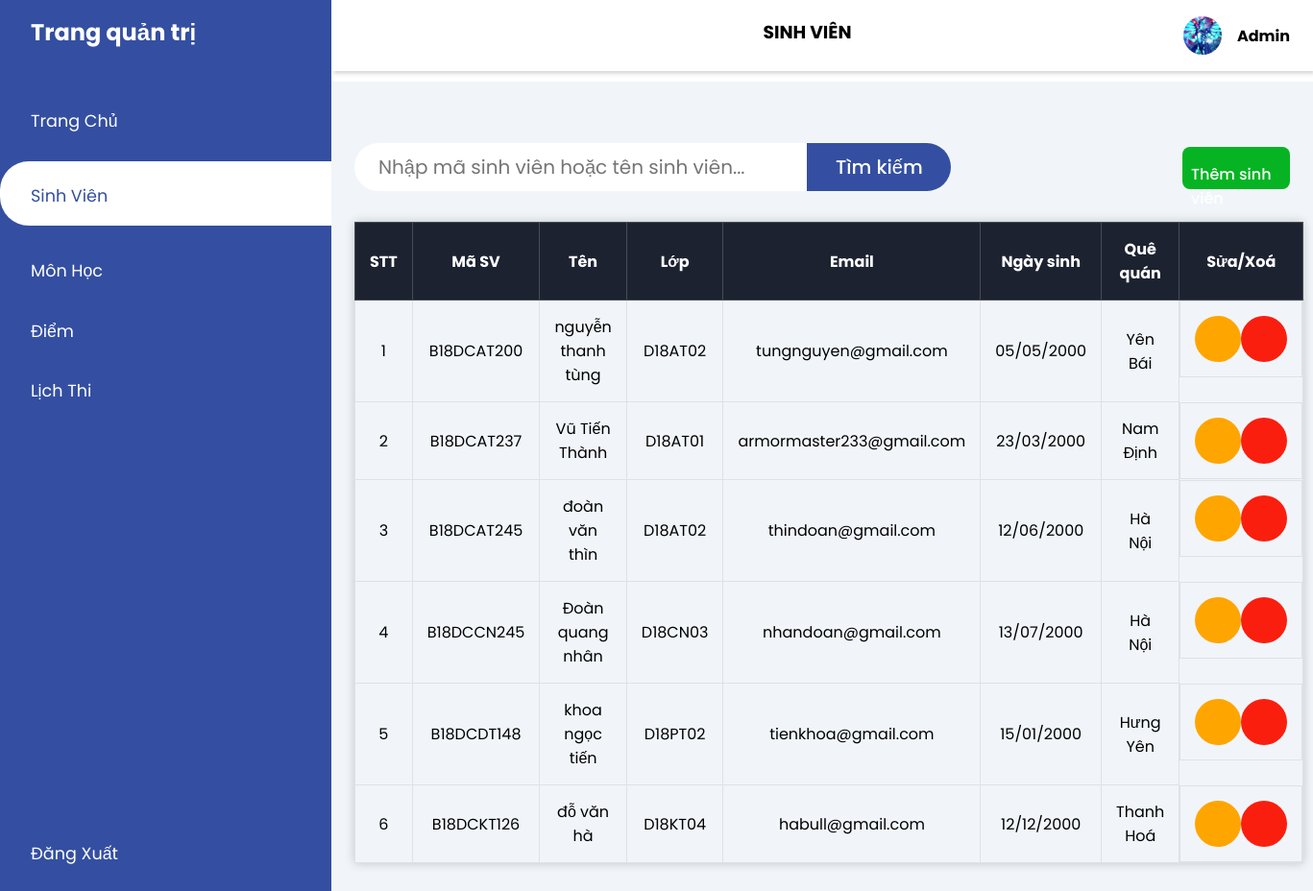
/backend/admin_student/admin_student.php (signed in), run on the app's committed database.
### tables this page shows
CREATE TABLE `student` (
  `studentID` varchar(10) NOT NULL,
  `ten` varchar(150) NOT NULL,
  `lop` varchar(10) NOT NULL,
  `email` varchar(50) NOT NULL,
  `ngaySinh` date NOT NULL,
  `queQuan` varchar(150) NOT NULL,
  `matKhau` varchar(150) NOT NULL
);

### database/dbhelper.php (called while the page is built, shortened)
<?php
function executeResult ($sql) {
    $conn = mysqli_connect(HOST, USERNAME, PASSWORD, DATABASE);
    $resultset = mysqli_query($conn, $sql);
    $list = [];
        while ($row = $resultset->fetch_assoc())
        $list[] = $row;
        return $list;
}

### backend/admin_student/admin_student.php (the view, shortened to what this page needs)
<?php
require_once "/xampp/htdocs/QuanLySinhVien/database/dbhelper.php";
?>
<!DOCTYPE html>
<html lang="en">
<head>
    <link rel="stylesheet" href="https://maxst.icons8.com/vue-static/landings/line-awesome/line-awesome/1.3.0/css/line-awesome.min.css">
    <link rel="stylesheet" href="../assets/css/admin_student.css">
</head>
<body>
    <div class="sidebar">
        <div class="sidebar-brand">
            <h2><i class="lab la-accusoft"></i> <span>Trang quản trị</span></h2>
        </div>
        <div class="sidebar-menu">
            <ul>
                <li>
                    <a href="../admin_home/admin_home.php"><span class="las la-igloo"></span>
                        <span>Trang Chủ</span></a>
                </li>
                <li>
                    <a href="../admin_student/admin_student.php" class="active"><span class="las la-user-circle"></span>
                        <span>Sinh Viên</span></a>
                </li>
                <li>
                    <a href="../admin_subject/admin_subject.php"><span class="las la-book"></span>
                        <span>Môn Học</span></a>
                </li>
                <li>
                    <a href="../admin_mark/admin_mark.php"><span class="las la-graduation-cap"></span>
                        <span>Điểm</span></a>
                </li>
                <li>
                    <a href="../admin_examSchedule/admin_examSchedule.php"><span class="las la-calendar-alt"></span>
                        <span>Lịch Thi</span></a>
                </li>
                <li>
                    <a href="../admin_logout/admin_logout.php"><span class="las la-sign-out-alt"></span>
                        <span>Đăng Xuất</span></a>
                </li>
            </ul>
        </div>
    </div>
    <div class="main-content">
        <header>
            <label for="nav-toggle">
                <span class="las la-bars"></span>
            </label>
            <h3>SINH VIÊN</h3>
            <div class="user-wrapper">
                <img src="../assets/img/admin_page/photon_dragon.png" width="40px" height="40px" alt="">
                <div>
                    <h4>Admin</h4>
                </div>
            </div>
        </header>
        <main>
            <div class="student-search">
                <form action="<?php echo htmlspecialchars($_SERVER["PHP_SELF"]); ?>" method="get">
                    <input type="text" placeholder="Nhập mã sinh viên hoặc tên sinh viên..." name="search" class="timKiem">
                    <input type="submit" value="Tìm kiếm">
                </form>
                <a href="input_student.php" type="submit" name="add-btn" class="add-btn">Thêm sinh viên</a href="">
            </div>
            <div class="student-table">
                <table width="100%">
                    <thead>
                        <tr>
                            <th>STT</th>
                            <th>Mã SV</th>
                            <th>Tên</th>
                            <th>Lớp</th>
                            <th>Email</th>
                            <th>Ngày sinh</th>
                            <th>Quê quán</th>
                            <th>Sửa/Xoá</th>
                        </tr>
                    </thead>
                    <tbody class="danhsach">
                        <?php
                        if (isset($_GET['search']) && $_GET['search'] !== ''){
                            $search = trim($_GET['search']);
                            if (preg_match('/^(0?[1-9]|[12][0-9]|3[01])[\/\-](0?[1-9]|1[012])[\/\-]\d{4}$/', $search)){
                                $search = date_create_from_format("d/m/Y", $search);
                                $search = date_format($search, "Y-m-d");
                            }
                            $sql = "select * from student where studentID like '%{$search}%' or
                                    ten like '%{$search}%' or lop like '%{$search}%' or
                                    email like '%{$search}%' or ngaySinh like '%{$search}%'
                                    or queQuan like '%{$search}%'";
                        }
                        else {
                            $sql =  "select * from student";
                        }
                        $index = 1;
                        $studentList = executeResult($sql);
                        if (count($studentList) !== 0)
                            foreach ($studentList as $std) {
                                $date = date_create ($std["ngaySinh"]);
                                $date = date_format ($date, "d/m/Y");
                                echo "<tr>
                                    <td>".($index++)."</td>
                                    <td>{$std["studentID"]}</td>
                                    <td>{$std["ten"]}</td>
                                    <td>{$std["lop"]}</td>
                                    <td>{$std["email"]}</td>
                                    <td>{$date}</td>
                                    <td>{$std["queQuan"]}</td>
                                    <td>
                                        <a href='edit_student.php?id={$std["studentID"]}' class='edit-btn'
                                        name='edit-btn'><i class='las la-pen'></i></a>
                                        <a href='delete_student.php?id={$std["studentID"]}' class='delete-btn'
                                        name='delete-btn'><i class='las la-trash-alt'></i></a>
                                    </td>
                                </tr>";
                            }
                        ?>
                    </tbody>
                </table>
            </div>
        </main>
    </div>
</body>
</html>

### backend/assets/css/admin_student.css (style rules this page uses)
:root { --main-color: #344fa1; --color-dark: #1D2231; --text-gray: #8390A2; }
* { padding: 0; margin: 0; box-sizing: border-box; list-style-type: none; text-decoration: none; font-family: 'Poppins', sans-serif; }
.sidebar { width: 345px; position: fixed; left: 0; top: 0; height: 100%; background: var(--main-color); z-index: 100; transition: width 300ms; }
.sidebar-brand { height: 90px; padding: 1rem 0rem 1rem 2rem; color: #fff; }
.sidebar-brand span { display: inline-block; padding-right: 1.3rem; }
.sidebar-menu { margin-top: 1rem; }
.sidebar-menu li { width: 100%; margin-bottom: 1.7rem; position: relative; }
.sidebar-menu a { padding-left: 1rem; display: block; color: #fff; font-size: 1.1rem; }
.sidebar-menu a.active { background: #fff; padding-top: 1rem; padding-bottom: 1rem; color: var(--main-color); border-radius: 30px 0 0 30px; }
.sidebar-menu a span:first-child { font-size: 1.5rem; padding-right: 1rem; }
.sidebar-menu li:last-child { position: absolute; bottom: 0; }
.main-content { margin-left: 345px; }
header { background: #fff; display: flex; justify-content: space-between; padding: 1rem 1.5rem; box-shadow: 2px 2px 5px rgba(0, 0, 0, 0.2); position: fixed; left: 345px; width: calc(100% - 345px); top: 0; z-index: 100; transition: left 300ms; }
header h3 { margin-left: 4rem; margin-top: .2rem; }
header label span { font-size: 1.7rem; padding-right: 1rem; }
.user-wrapper { display: flex; align-items: center; }
.user-wrapper img { border-radius: 50%; margin-right: 1rem; }
.user-wrapper h4 { margin-bottom: 0rem !important; }
main { margin-top: 85px; padding: 2rem 1.5rem; background: #f1f5f9; min-height: calc(100vh - 90px); }
.student-search { width: 100%; margin-top: 2rem; }
.student-search form { display: inline; position: relative; }
.student-search input { position: relative; display: inline-block; font-size: 20px; }
input[type="text"] { background: #fff; width: 29.5rem; height: 3.125rem; border: none; outline: none; padding: 0 25px; border-radius: 30px 0 0 30px; }
input[type="submit"] { position: relative; left: -0.313rem; border-radius: 0 30px 30px 0; height: 3.125rem; width: 9.375rem; border: none; outline: none; cursor: pointer; background: var(--main-color); color: #fff; font-weight: 500; }
.add-btn { background: #06b423; border: none; border-radius: 0.5rem; outline: none; cursor: pointer; width: 7rem; height: 2.75rem; margin-top: .25rem; font-size: 16px; font-weight: 500; color: #fff; position: absolute; right: 1.5rem; padding: 16px 0 0 9px; }
.student-table { margin-top: 2rem; font-size: 16px; text-align: center; }
.student-table table, .student-table th, .student-table td { border: 1px solid #dee2e6; border-collapse: collapse; }
.student-table th, .student-table td { padding: 0.938rem; }
.student-table th { background: #1D2231; color: #fff; border-color: #454d55; }
.student-table tr th:first-child { width: 5%; }
.student-table tr th:nth-child(2) { width: 5%; }
.student-table tr th:nth-child(3) { width: 15%; }
.student-table tr th:nth-child(4) { width: 5%; }
.student-table tr th:nth-child(5) { width: 5%; }
.student-table tr th:nth-child(6) { width: 5%; }
.student-table tr th:nth-child(7) { width: 10%; }
.student-table tr th:nth-child(8) { width: 15%; }
.student-table table { box-shadow: 0 0 10px rgba(0, 0, 0, 0.2); }
.student-table tr td:last-child { display: flex; justify-content: space-around; }
.student-table .edit-btn, .student-table .delete-btn { width: 3rem; height: 3rem; font-size: 2rem; }
.student-table .edit-btn { background: orange; border: none; outline: none; cursor: pointer; border-radius: 100%; color: #000; }
.student-table .delete-btn { background: #fa1e0e; border: none; outline: none; cursor: pointer; border-radius: 100%; color: #fff; }

### data on the page
student: studentID "B18DCAT200", ten "nguyễn thanh tùng", lop "D18AT02", email "tungnguyen@gmail.com", ngaySinh "05/05/2000", queQuan "Yên Bái"
student: studentID "B18DCAT237", ten "Vũ Tiến Thành", lop "D18AT01", email "armormaster233@gmail.com", ngaySinh "23/03/2000", queQuan "Nam Định"
student: studentID "B18DCAT245", ten "đoàn văn thìn", lop "D18AT02", email "thindoan@gmail.com", ngaySinh "12/06/2000", queQuan "Hà Nội"
student: studentID "B18DCCN245", ten "Đoàn quang nhân", lop "D18CN03", email "nhandoan@gmail.com", ngaySinh "13/07/2000", queQuan "Hà Nội"
student: studentID "B18DCDT148", ten "khoa ngọc tiến", lop "D18PT02", email "tienkhoa@gmail.com", ngaySinh "15/01/2000", queQuan "Hưng Yên"
student: studentID "B18DCKT126", ten "đỗ văn hà", lop "D18KT04", email "habull@gmail.com", ngaySinh "12/12/2000", queQuan "Thanh Hoá"
